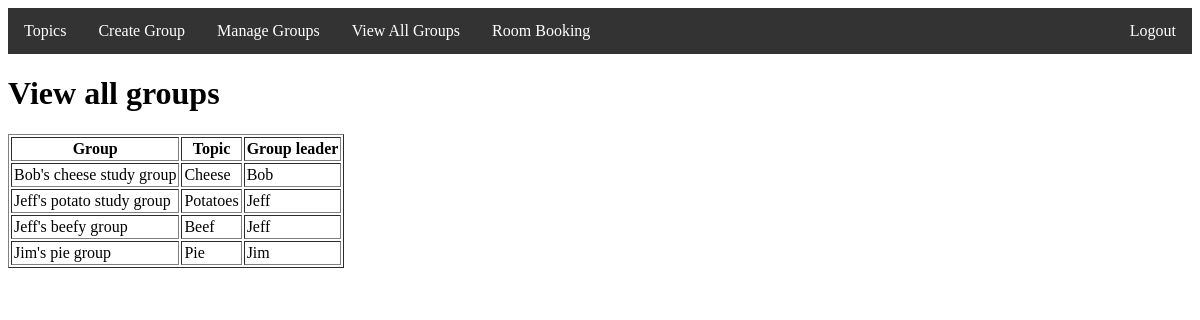
The app's page /groups (signed in) with its own data.
### app/models.py (models this page shows, shortened)
class Group(db.Model):
    __tablename__ = 'group'
    id: so.Mapped[int] = so.mapped_column(db.Integer, primary_key=True)
    name: so.Mapped[str] = so.mapped_column(db.String, unique=True)
    group_leader_id: so.Mapped[int] = so.mapped_column(sa.ForeignKey("student.id", ondelete="CASCADE"), nullable=False)
    topic_id: so.Mapped[int] = so.mapped_column(sa.ForeignKey("topic.id"), nullable=False)
    students: so.Mapped[list["StudentGroup"]] = so.relationship(back_populates="group",
                                                                cascade="all, delete-orphan")
    group_leader: so.Mapped[Student] = so.relationship(back_populates="groups_leading")
    booking: so.Mapped[list["Booking"]] = so.relationship(back_populates="group",
                                                  cascade="all, delete-orphan")

class Topic(db.Model):
    __tablename__ = 'topic'
    id: so.Mapped[int] = so.mapped_column(db.Integer, primary_key=True)
    name: so.Mapped[str] = so.mapped_column(db.String, unique=True)

class Student(db.Model, UserMixin):
    __tablename__ = 'student'
    id: so.Mapped[int] = so.mapped_column(db.Integer, primary_key=True)
    username: so.Mapped[str] = so.mapped_column(db.String, index= True, unique=True)
    email: so.Mapped[str] = so.mapped_column(db.String, index=True, unique=True)
    password_hash: so.Mapped[str] = so.mapped_column(db.String, unique=True)
    groups: so.Mapped[list["StudentGroup"]] = so.relationship(back_populates="student",
                                                              cascade="all, delete-orphan")
    groups_leading: so.Mapped[list["Group"]] = so.relationship(back_populates="group_leader",
                                                               cascade="all, delete-orphan")

### app/routes.py (the view)
@app.route("/groups", methods=["GET", "POST"])
@login_required
def groups():
    group_names = [group.name for group in Group.query.all()]
    stmt = (
        select(
            Student.username
        )
        .join(Group, Group.group_leader_id == Student.id)
    )
    group_leaders = [student.username for student in db.session.execute(stmt).all()]
    stmt2 = (
        select(
            Topic.name
        )
        .join(Group, Group.topic_id == Topic.id)
    )
    topics = [topic.name for topic in db.session.execute(stmt2).all()]
    all_groups = {
        "group_names": group_names,
        "group_leaders": group_leaders,
        "topics": topics
    }
    return render_template("groups.html", all_groups=all_groups)

### app/models.py (called while the page is built)
@login.user_loader
def load_user(id):
    return db.session.get(Student, int(id))

### app/templates/groups.html
{% extends "base.html" %}
{% block content %}
<h1>View all groups</h1>
<table border="1" cellpadding="2">
        <tr>
            <th>Group</th>
            <th>Topic</th>
            <th>Group leader</th>
        </tr>
        {% for i in range(all_groups["group_names"]|length) %}
        <tr>
            <td>{{ all_groups["group_names"][i] }}</td>
            <td>{{ all_groups["topics"][i] }}</td>
            <td>{{ all_groups["group_leaders"][i] }}</td>
        </tr>
        {% endfor %}
    </table>
{% endblock %}

### records on screen
Group: name "Bob's cheese study group"
Topic: name "Cheese"
Student: username "Bob"
Group: name "Jeff's potato study group"
Topic: name "Potatoes"
Student: username "Jeff" "Jeff"
Group: name "Jeff's beefy group"
Topic: name "Beef"
Group: name "Jim's pie group"
Topic: name "Pie"
Student: username "Jim"
